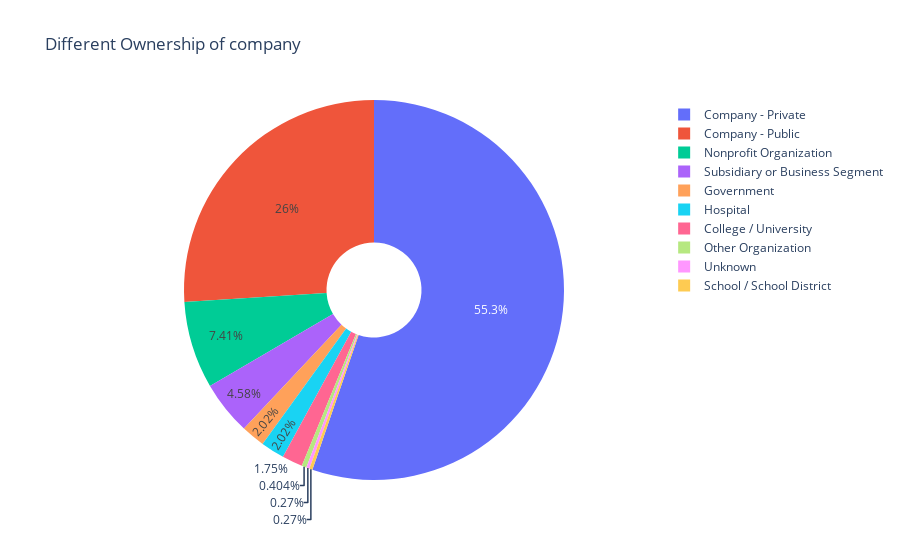

Notebook cell for this chart:
### Markdown cell above
Gallup and Sage Intact are the two most best paying companies while only 5 companies have the average salary more than 200, while COnfluent and BioMari Pharma have the same average salary.

### Code cell
# Different Ownership of company


own_comp = new_data['Type of ownership'].value_counts(normalize= True)*100  # To get unique terms and percentage of that

fig = pgo.Figure(pgo.Pie(values= own_comp , labels= own_comp.index) )


fig.update_layout(title = 'Different Ownership of company')
fig.update_traces(hoverinfo='label+percent', hole=0.25)

### Figure 1 — Plotly figure (JSON) as saved in the notebook; plotly's stock layout.template omitted (floating-point values rounded to 4 significant figures)
{"data": [{"hole": 0.25, "hoverinfo": "label+percent", "labels": ["Company - Private", "Company - Public", "Nonprofit Organization", "Subsidiary or Business Segment", "Government", "Hospital", "College / University", "Other Organization", "Unknown", "School / School District"], "type": "pie", "values": [55.26, 26.01, 7.412, 4.582, 2.022, 2.022, 1.752, 0.4043, 0.2695, 0.2695]}], "layout": {"title": {"text": "Different Ownership of company"}}}
